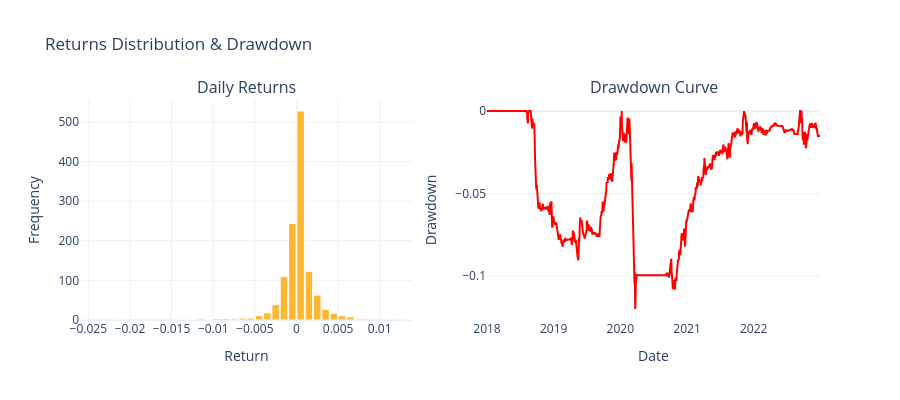

Source (notebook cell):
### Code cell
from plotly.subplots import make_subplots
import plotly.graph_objects as go

returns = eq_curve.pct_change().fillna(0)
returns=returns[TRADING_START_DATE:END_DATE]
cum_max = eq_curve.cummax()
drawdown = (eq_curve - cum_max) / cum_max
mean_ret = returns.mean()
median_ret = returns.median()

fig = make_subplots(rows=1, cols=2, subplot_titles=('Daily Returns', 'Drawdown Curve'))
fig.add_trace(
    go.Histogram(
        x=returns,
        nbinsx=50,
        marker_color='orange',
        marker_line_color='white',
        marker_line_width=1,
        opacity=0.8,
        name='Returns'
    ),
    row=1, col=1
)
fig.add_trace(
    go.Scatter(
        x=drawdown.index,
        y=drawdown.values,
        mode='lines',
        line=dict(color='red', width=2),
        name='Drawdown'
    ),
    row=1, col=2
)
fig.update_xaxes(
    title_text='Return',
    row=1, col=1,
    nticks=20,
    showgrid=True
)
fig.update_yaxes(
    title_text='Frequency',
    row=1, col=1,
    showgrid=True
)
fig.update_xaxes(
    title_text='Date',
    row=1, col=2,
    showgrid=False
)
fig.update_yaxes(
    title_text='Drawdown',
    row=1, col=2,
    showgrid=True
)
fig.update_layout(
    title_text='Returns Distribution & Drawdown',
    bargap=0.1,               
    template='plotly_white',
    showlegend=False,
    width=900,
    height=400
)

fig.show()

### Figure 1 — Plotly figure (JSON) as saved in the notebook; plotly's stock layout.template omitted (floating-point values rounded to 4 significant figures; data arrays with more than 128 entries replaced by an {"elided": "..."} marker saying what was removed)
{"data": [{"marker": {"color": "orange", "line": {"color": "white", "width": 1}}, "name": "Returns", "nbinsx": 50, "opacity": 0.8, "type": "histogram", "x": {"elided": "1238 float values"}, "xaxis": "x", "yaxis": "y"}, {"line": {"color": "red", "width": 2}, "mode": "lines", "name": "Drawdown", "type": "scatter", "x": {"elided": "1238 str values"}, "xaxis": "x2", "y": {"elided": "1238 float values"}, "yaxis": "y2"}], "layout": {"annotations": [{"font": {"size": 16}, "showarrow": false, "text": "Daily Returns", "x": 0.225, "xanchor": "center", "xref": "paper", "y": 1, "yanchor": "bottom", "yref": "paper"}, {"font": {"size": 16}, "showarrow": false, "text": "Drawdown Curve", "x": 0.775, "xanchor": "center", "xref": "paper", "y": 1, "yanchor": "bottom", "yref": "paper"}], "bargap": 0.1, "height": 400, "showlegend": false, "title": {"text": "Returns Distribution & Drawdown"}, "width": 900, "xaxis": {"anchor": "y", "domain": [0, 0.45], "nticks": 20, "showgrid": true, "title": {"text": "Return"}}, "xaxis2": {"anchor": "y2", "domain": [0.55, 1], "showgrid": false, "title": {"text": "Date"}}, "yaxis": {"anchor": "x", "domain": [0, 1], "showgrid": true, "title": {"text": "Frequency"}}, "yaxis2": {"anchor": "x2", "domain": [0, 1], "showgrid": true, "title": {"text": "Drawdown"}}}}
